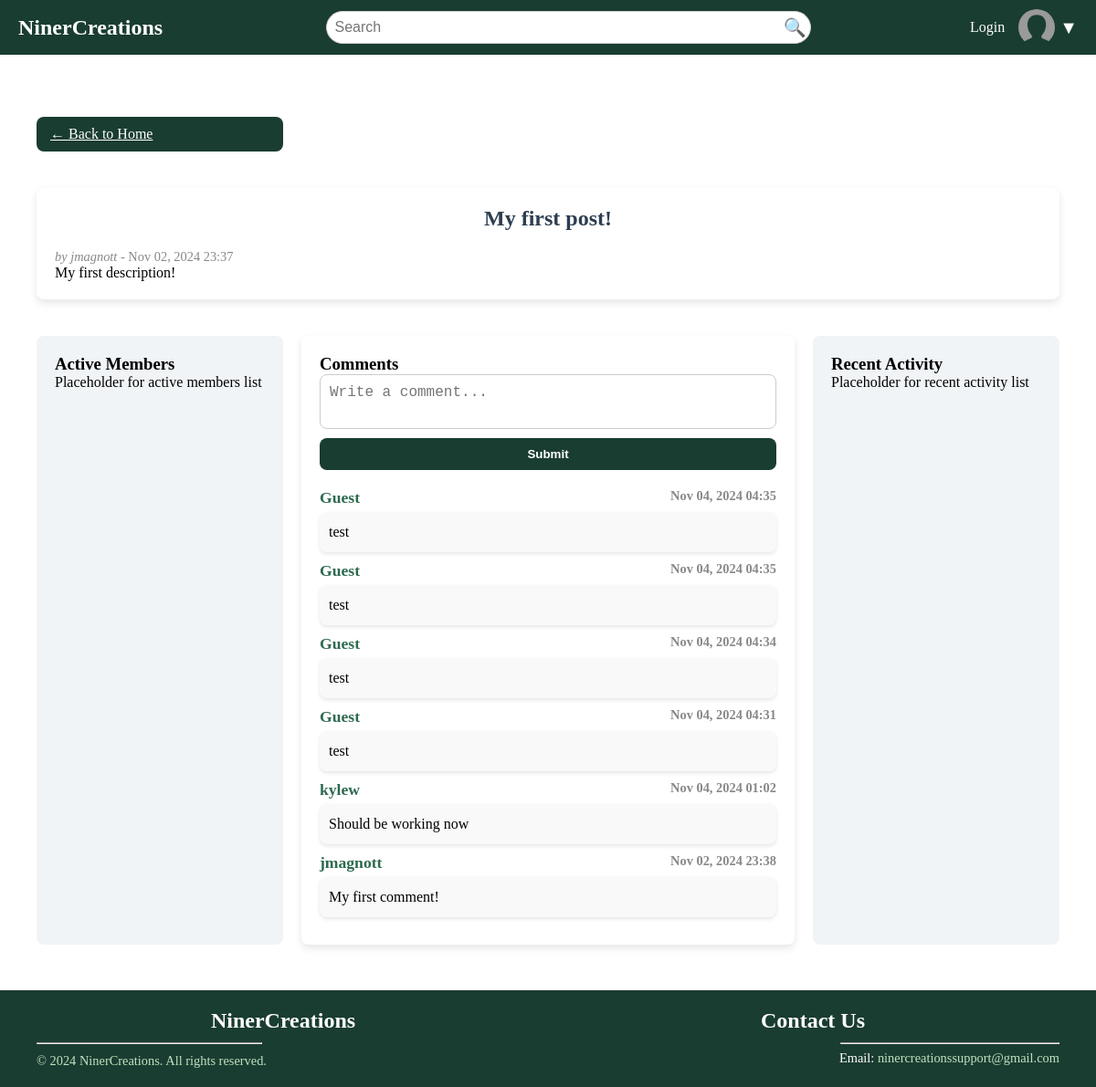
/post/1/, run on an earlier commit of the app's database.
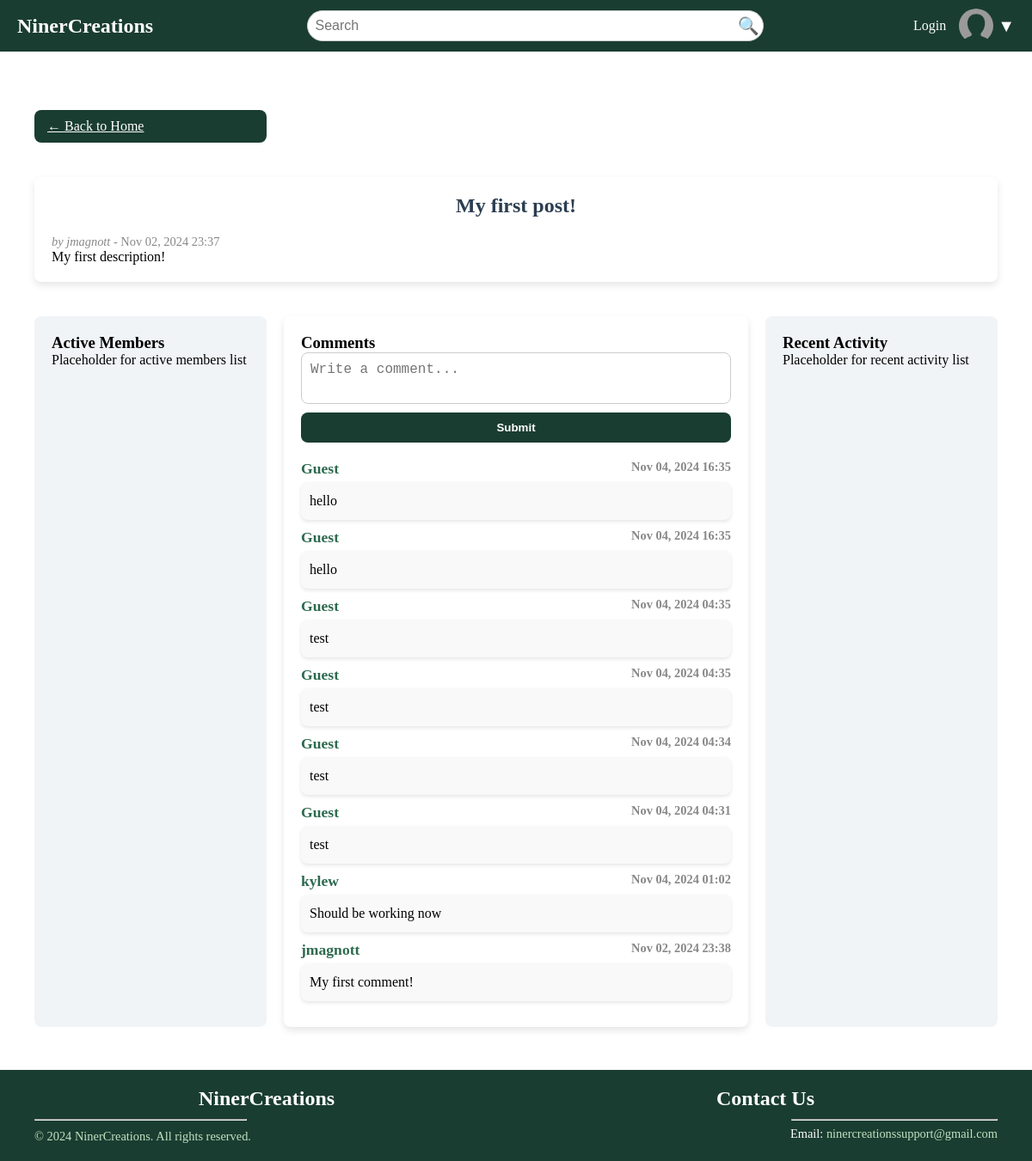
And on a later commit of the database.
### NinerCreations/models.py (models this page shows, shortened)
class Comment(models.Model):
    post = models.ForeignKey(Post, on_delete=models.CASCADE, related_name="comments")
    author = models.ForeignKey(User, on_delete=models.CASCADE, null=True, blank=True)
    content = models.TextField()
    created_at = models.DateTimeField(auto_now_add=True)

### NinerCreations/views.py (the view)
# urls.py: path('post/<int:post_id>/', views.post_detail, name='post_detail'),  # New URL pattern for post detail and comments
def post_detail(request, post_id):
    post = get_object_or_404(Post, id=post_id)
    comments = post.comments.all().order_by('-created_at')  # Fetch comments associated with the post
    if request.method == 'POST':
        content = request.POST.get('content')  # Get the comment content from the form
        if content:
            author = request.user if request.user.is_authenticated else None
            Comment.objects.create(post=post, author=author, content=content)
            comments = post.comments.all().order_by('-created_at')
    return render(request, 'base/post_detail.html', {
        'post': post,
        'comments': comments,
    })

### NinerCreations/templates/base/post_detail.html (shortened to what this page needs)
{% extends "base/base.html" %}
{% block content %}
<div class="content-grid">
    <a class="btn btn-primary" href="{% url 'home' %}">← Back to Home</a>
    <div class="pd-main">
        <div class="post-detail">
            <h2>{{ post.title }}</h2>
            <p class="post-meta">
                <em>by {{ post.author.username }}</em> - {{ post.created_at|date:"M d, Y H:i" }}
            </p>
            <div class="post-content">
                {{ post.content }}
            </div>
        </div>
    </div>
    <div class="pd-left">
        <h3>Active Members</h3>
        <p>Placeholder for active members list</p>
    </div>
    <div class="pd-main-content">
        <div class="comment-section">
            <h3>Comments</h3>
            <form method="POST" action="{% url 'post_detail' post.id %}" class="comment-form">
                <textarea name="content" rows="4" placeholder="Write a comment..." required class="comment-input"></textarea>
                <button type="submit" class="btn btn-primary">Submit</button>
            </form>
            <ul id="commentList" class="comment-list">
                {% for comment in comments %}
                    <li class="comment">
                        <div class="comment-header">
                            <strong class="comment-author">{{ comment.author.username|default:"Guest" }}</strong>
                            <span class="comment-timestamp">{{ comment.created_at|date:"M d, Y H:i" }}</span>
                        </div>
                        <div class="comment-content">
                            {{ comment.content }}
                        </div>
                    </li>
                {% endfor %}
            </ul>
        </div>
    </div>
    <div class="pd-right">
        <h3>Recent Activity</h3>
        <p>Placeholder for recent activity list</p>
    </div>
</div>
{% endblock %}

What changed in the data, as far as the page shows it:
added Comment: author.username "Guest", created_at "Nov 04, 2024 16:35", content "hello"
added Comment: author.username "Guest", created_at "Nov 04, 2024 16:35", content "hello"
